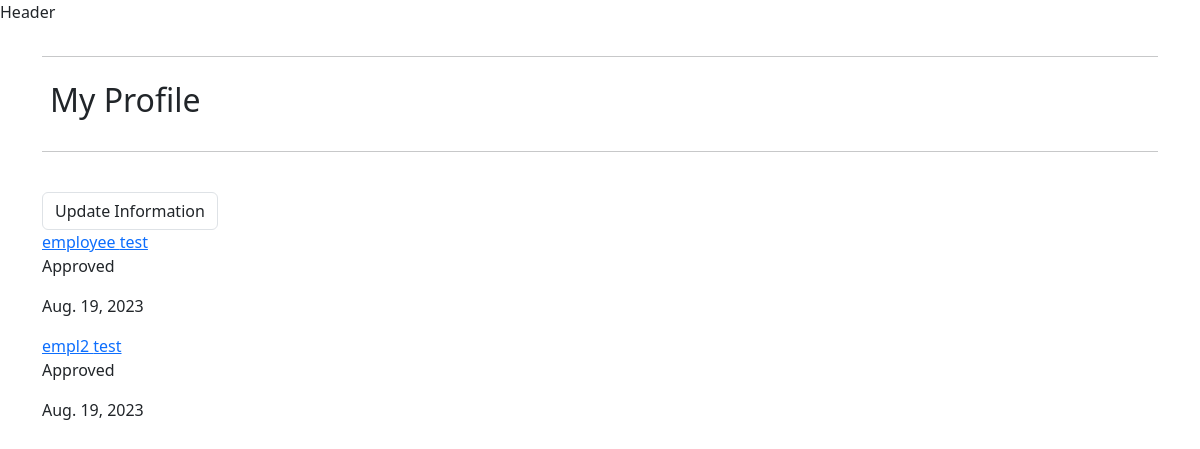
The app's page /manager/ (signed in) with its own data.
### employees/models.py (models this page shows, shortened)
class EmployeeProfile(models.Model):
    APPROVE_CHOICES = ((0, 'Pending'), (1, 'Approved'))
    GENDER_CHOICES = (('M', _('Male')), ('F', _('Female')))
    user = models.ForeignKey(User, on_delete=models.CASCADE)
    phone_number = models.IntegerField(blank=True, null=True)
    birth_date = models.DateField(blank=True, null=True)
    gender = models.CharField(max_length=1, choices=GENDER_CHOICES,blank=True, null=True)
    job_role = models.ForeignKey(JobRole,on_delete=models.CASCADE, blank=True, null=True)
    line_manager = models.ForeignKey(ManagerProfile, on_delete=models.CASCADE, blank=True, null=True,related_name="%(app_label)s_%(class)s_line_manager")
    approved = models.BooleanField(choices=APPROVE_CHOICES, default=0)
    company = models.ForeignKey(Business, on_delete=models.CASCADE, blank=True, null=True)
    start_date = models.DateField(default=None, blank=True, null=True)
    end_date = models.DateField(null=True, blank=True)

### manager/views.py (the view)
# urls.py: path('manager/', views.manager_site, name='manager'),
@login_required
def manager_site(request):
    manager = get_object_or_404(ManagerProfile, user=request.user)
    all_employee = EmployeeProfile.objects.all()
    employees = all_employee.filter(company=manager.company)
    if request.method == 'POST':
        manager_form = ManagerProfileForm(request.POST, instance=manager)
        if manager_form.is_valid():
            manager_form.save()
    else:
        manager_form = ManagerProfileForm(instance=manager)
    template = 'manager.html'
    context = {
        'manager_form': manager_form,
        'employees': employees,
    }
    return render(request, template, context)

### manager/templates/manager.html (shortened to what this page needs)
{% extends "base.html" %}
{% load static %}
{% block content %}
<div class="container">
    <div class="row">
        <div class="col">
            <hr>
            <h2 class="text p-2 mb-4">My Profile</h2>
            <hr>
        </div>
    </div>
    <div class="row">
        <div class="col-12 col-lg-6">
            <form class="mt-3 profile-update-form text" action="{% url 'manager' %}" method="POST"
                id="profile-update-form">
                <button class="btn rounded-2 text float-right border mt-2">Update Information</button>
            </form>
        </div>
    {% for employee in employees %}
        <a href="{% url 'approve' employee.id %}">{{ employee.user.first_name}} {{ employee.user.last_name }}</a>
        <p>{{ employee.get_approved_display }}</p>
        <p>{{employee.start_date}}</p>
    {% endfor %}
{% endblock %}

### records on screen
EmployeeProfile: user.first_name "employee", user.last_name "test", approved "Approved", start_date "Aug. 19, 2023"
EmployeeProfile: user.first_name "empl2", user.last_name "test", approved "Approved", start_date "Aug. 19, 2023"
